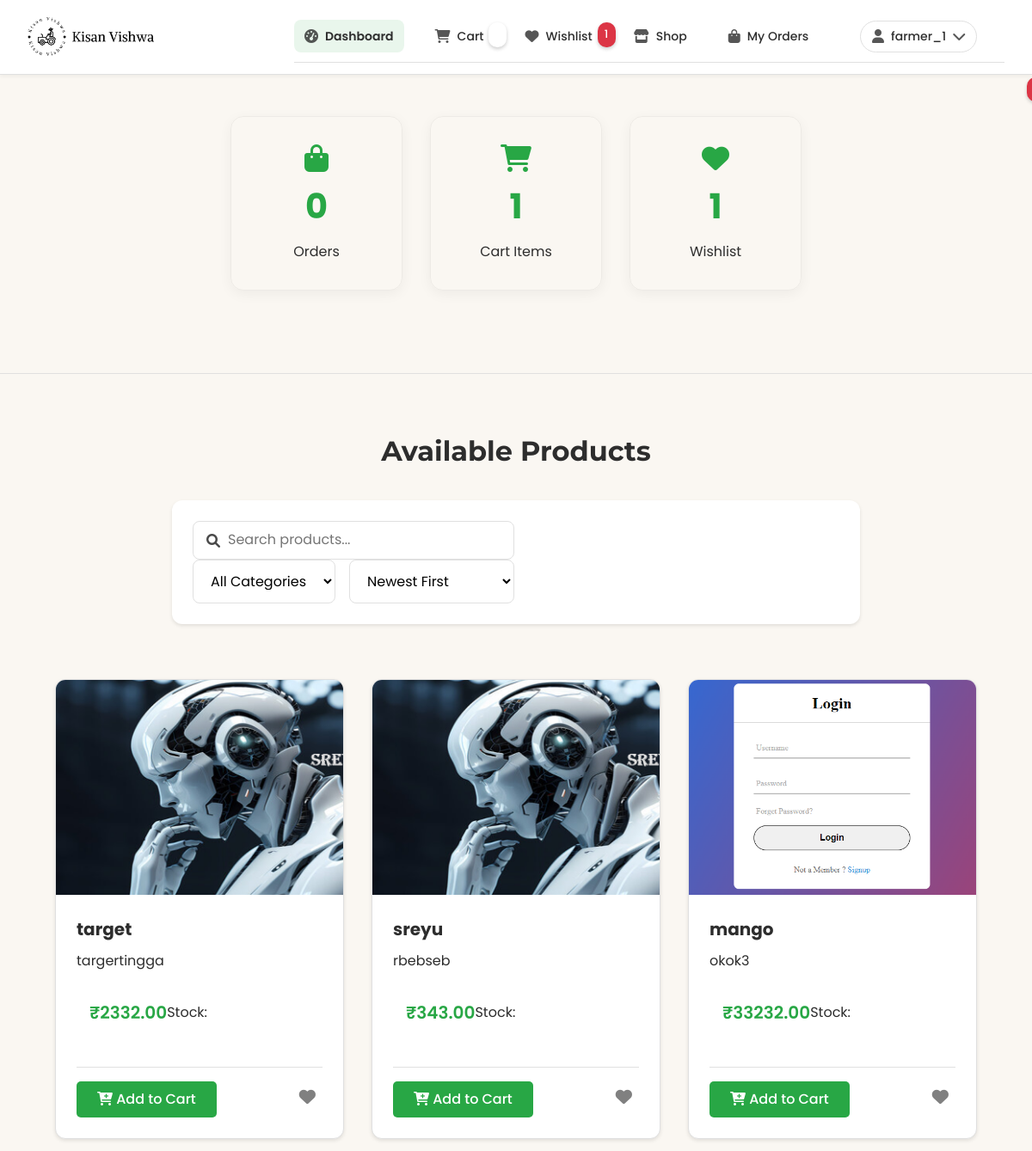
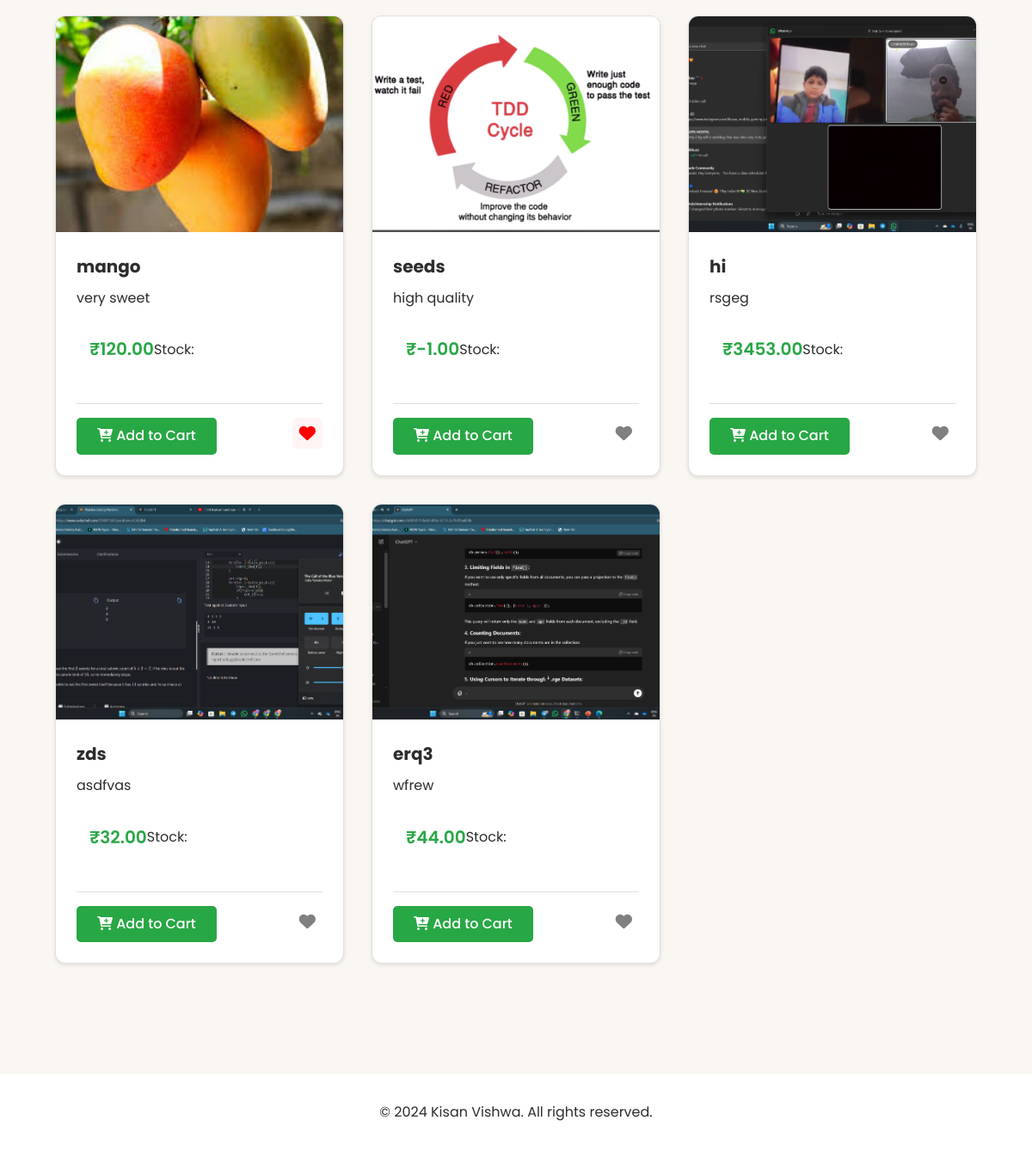
Page /customer/customer_dashboard/ (signed in) on the committed database (2 pictures, top to bottom).
### product_app/models.py (models this page shows)
class Product(models.Model):
    CATEGORY_CHOICES = [
        ('vegetables', 'Vegetables'),
        ('fruits', 'Fruits'),
        ('grains', 'Grains'),
        ('dairy', 'Dairy'),
        ('other', 'Other')
    ]
    name = models.CharField(max_length=200)
    category = models.CharField(max_length=100, choices=CATEGORY_CHOICES, default='other')
    price = models.DecimalField(max_digits=10, decimal_places=2)
    quantity = models.IntegerField()
    description = models.TextField()
    image = models.ImageField(
        upload_to='products/',
        default='images/productnotuploaded.jpg',
        blank=True
    )
    farmer = models.ForeignKey(User, on_delete=models.CASCADE)
    created_at = models.DateTimeField(auto_now_add=True)
    updated_at = models.DateTimeField(auto_now=True)

### customer_app/views.py (the view)
# urls.py: path('customer_dashboard/', customer_dashboard, name='customer_dashboard'),
@login_required
def customer_dashboard(request):
    products = Product.objects.all()  # Fetches all products
    cart_items_count = CartItem.objects.filter(user=request.user).count()
    wishlist_count = Wishlist.objects.filter(user=request.user).count()
    wishlist_products = Product.objects.filter(wishlist__user=request.user)
    context = {
        'products': products,
        'cart_items_count': cart_items_count,
        'wishlist_count': wishlist_count,
        'wishlist_products': wishlist_products
    }
    return render(request, 'customer_app/customer_dashboard.html', context)

### customer_app/context_processors.py (called while the page is built)
def wishlist_and_cart_counts(request):
    if request.user.is_authenticated:
        wishlist_count = Wishlist.objects.filter(user=request.user).count()
        cart_items_count = CartItem.objects.filter(user=request.user).count()
    else:
        wishlist_count = 0
        cart_items_count = 0
    return {
        'wishlist_count': wishlist_count,
        'cart_items_count': cart_items_count,
    }

### customer_app/templates/customer_app/customer_dashboard.html (shortened to what this page needs)
{% load static %}
<html lang="en">
<head>
    <link rel="stylesheet" href="https://cdnjs.cloudflare.com/ajax/libs/normalize/8.0.1/normalize.min.css">
    <link rel="stylesheet" href="https://cdnjs.cloudflare.com/ajax/libs/font-awesome/6.0.0/css/all.min.css">
    <link rel="stylesheet" type="text/css" href="{% static 'css/customerdesign.css' %}">
</head>
<body>
    <header class="header">
        <div class="logo">
            <img src="{% static 'images/kisan_vishwa_logo.png' %}" alt="Kisan Vishwa Logo">
        </div>
        <div class="nav-container">
            {% include 'NavBar/CustomerNavBar.html' %}
        </div>
    </header>
    <section class="hero">
        <div class="dashboard-stats-container">
            <div class="dashboard-stats">
                <div class="stat-box">
                    <i class="fas fa-shopping-bag stat-icon"></i>
                    <span class="stat-number">{{ orders.count|default:"0" }}</span>
                    <span class="stat-label">Orders</span>
                </div>
                <div class="stat-box">
                    <i class="fas fa-shopping-cart stat-icon"></i>
                    <span class="stat-number">{{ cart_items_count|default:"0" }}</span>
                    <span class="stat-label">Cart Items</span>
                    <span class="badge">{{ cart_items_count }}</span>
                </div>
                <div class="stat-box">
                    <i class="fas fa-heart stat-icon"></i>
                    <span class="stat-number">{{ wishlist_count|default:"0" }}</span>
                    <span class="stat-label">Wishlist</span>
                </div>
            </div>
        </div>
    </section>
    <main class="main-content">
        <section class="products-section">
            <h2 class="section-title">Available Products</h2>
            <div class="products-controls">
                <div class="search-filter">
                    <form method="GET" action="{% url 'customer_dashboard' %}" class="filter-form">
                        <div class="search-box">
                            <i class="fas fa-search"></i>
                            <input type="text" name="search" placeholder="Search products..."
                                   value="{{ request.GET.search|default:'' }}">
                        </div>
                        <div class="filter-group">
                            <select name="category" onchange="this.form.submit()">
                                <option value="">All Categories</option>
                            </select>
                            <select name="sort" onchange="this.form.submit()">
                                <option value="newest">Newest First</option>
                            </select>
                        </div>
                    </form>
                </div>
            </div>
            <div class="card-grid">
                {% if products %}
                    {% for product in products %}
                        <article class="card">
                            <div class="card-image">
                                {% if product.image %}
                                    <img src="{{ product.image.url }}" alt="{{ product.name }}" loading="lazy">
                                {% endif %}
                            </div>
                            <div class="card-content">
                                <h2 class="card-title">{{ product.name }}</h2>
                                <p class="card-description">{{ product.description|truncatechars:100 }}</p>
                                <div class="product-details">
                                    <div class="price-stock">
                                        <span class="price">₹{{ product.price }}</span>
                                        <span class="stock">Stock: {{ product.stock }}</span>
                                    </div>
                                </div>
                                <div class="card-actions">
                                    <form method="POST" action="{% url 'add_to_cart' product.id %}" class="add-to-cart-form">
                                        <button type="submit" class="btn btn-primary">
                                            <i class="fas fa-cart-plus"></i> Add to Cart
                                        </button>
                                    </form>
                                    <form method="POST" action="{% url 'add_to_wishlist' product.id %}" class="wishlist-form">
                                        <button type="submit" class="btn btn-wishlist {% if product in wishlist_products %}in-wishlist{% endif %}" title="{% if product in wishlist_products %}Remove from Wishlist{% else %}Add to Wishlist{% endif %}">
                                            <i class="fas fa-heart"></i>
                                        </button>
                                    </form>
                                </div>
                            </div>
                        </article>
                    {% endfor %}
                {% else %}
                    <div class="no-products-message">
                        <i class="fas fa-box-open"></i>
                        <p>No products available at the moment.</p>
                    </div>
                {% endif %}
            </div>
        </section>
    </main>
    <footer class="footer">
        <p>&copy; 2024 Kisan Vishwa. All rights reserved.</p>
    </footer>
</body>
</html>

### templates/NavBar/CustomerNavBar.html (shortened to what this page needs)
{% load static %}
{% if user.is_authenticated %}
<nav class="nav-menu">
    <ul class="nav-links">
        <li>
            <a href="{% url 'customer_dashboard' %}" class="nav-link {% if request.resolver_match.url_name == 'customer_dashboard' %}active{% endif %}">
                <i class="fas fa-tachometer-alt"></i> Dashboard
            </a>
        </li>
        <li>
            <a href="{% url 'customer_cart' %}" class="nav-link cart-link {% if request.resolver_match.url_name == 'customer_cart' %}active{% endif %}">
                <i class="fas fa-shopping-cart"></i> Cart
                {% if cart_items_count > 0 %}
                    <span class="badge">{{ cart_items_count }}</span>
                {% endif %}
            </a>
        </li>
        <li>
            <a href="{% url 'customer_wishlist' %}" class="nav-link {% if request.resolver_match.url_name == 'customer_wishlist' %}active{% endif %}">
                <i class="fas fa-heart"></i> Wishlist
                {% if wishlist_count > 0 %}
                    <span class="badge">{{ wishlist_count }}</span>
                {% endif %}
            </a>
        </li>
        <li>
            <a href="#" class="nav-link {% if request.resolver_match.url_name == 'shop' %}active{% endif %}">
                <i class="fas fa-store"></i>
                <span>Shop</span>
            </a>
        </li>
        <li>
            <a href="#" class="nav-link {% if request.resolver_match.url_name == 'orders' %}active{% endif %}">
                <i class="fas fa-shopping-bag"></i>
                <span>My Orders</span>
            </a>
        </li>
        <li class="profile-menu">
            <a href="#" class="nav-link profile-toggle">
                <div class="profile-info">
                    {% if user.customer_profile.profile_picture %}
                        <img src="{{ user.customer_profile.profile_picture.url }}" alt="Profile" class="profile-pic">
                    {% else %}
                        <i class="fas fa-user"></i>
                    {% endif %}
                    <span>{{ user.username|truncatechars:12 }}</span>
                </div>
                <i class="fas fa-chevron-down"></i>
            </a>
        </li>
    </ul>
</nav>
{% endif %}

### rows in the picture
Product: image (picture), name "target", description "targertingga", price "2332.00"
Product: image (picture), name "sreyu", description "rbebseb", price "343.00"
Product: image (picture), name "mango", description "okok3", price "33232.00"
Product: image (picture), name "mango", description "very sweet", price "120.00"
Product: image (picture), name "seeds", description "high quality", price "-1.00"
Product: image (picture), name "hi", description "rsgeg", price "3453.00"
Product: image (picture), name "zds", description "asdfvas", price "32.00"
Product: image (picture), name "erq3", description "wfrew", price "44.00"

### other values in the picture
{{ wishlist_count }} "1"
{{ user.username|truncatechars:12 }} "farmer_1"
{{ orders.count|default:"0" }} "0"
{{ cart_items_count|default:"0" }} "1"
{{ wishlist_count|default:"0" }} "1"
